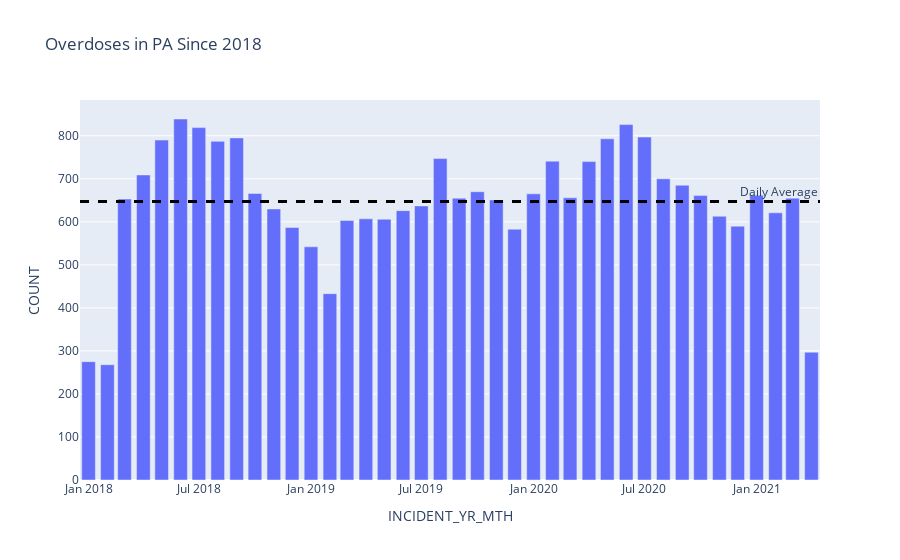

This figure's notebook cell:
### Code cell
#basic bar chart
fig = px.bar(df_year, x="INCIDENT_YR_MTH", y="COUNT", title='Overdoses in PA Since 2018')

#horizontal line
fig.add_hline(y=daily_avg, line_width=3, line_dash="dash", line_color="black",
              annotation_text="Daily Average", 
              annotation_position="top right")
fig.show()

### Figure 1 — Plotly figure (JSON) as saved in the notebook; plotly's stock layout.template omitted (floating-point values rounded to 4 significant figures)
{"data": [{"alignmentgroup": "True", "hovertemplate": "INCIDENT_YR_MTH=%{x}<br>COUNT=%{y}<extra></extra>", "legendgroup": "", "marker": {"color": "#636efa"}, "name": "", "offsetgroup": "", "orientation": "v", "showlegend": false, "textposition": "auto", "type": "bar", "x": ["2018-01", "2018-02", "2018-03", "2018-04", "2018-05", "2018-06", "2018-07", "2018-08", "2018-09", "2018-10", "2018-11", "2018-12", "2019-01", "2019-02", "2019-03", "2019-04", "2019-05", "2019-06", "2019-07", "2019-08", "2019-09", "2019-10", "2019-11", "2019-12", "2020-01", "2020-02", "2020-03", "2020-04", "2020-05", "2020-06", "2020-07", "2020-08", "2020-09", "2020-10", "2020-11", "2020-12", "2021-01", "2021-02", "2021-03", "2021-04"], "xaxis": "x", "y": [275, 268, 653, 709, 790, 839, 819, 787, 795, 666, 630, 587, 542, 433, 603, 607, 606, 626, 637, 747, 655, 670, 651, 583, 665, 741, 656, 740, 793, 826, 797, 700, 685, 661, 613, 590, 662, 621, 655, 297], "yaxis": "y"}], "layout": {"annotations": [{"showarrow": false, "text": "Daily Average", "x": 1, "xanchor": "right", "xref": "x domain", "y": 647, "yanchor": "bottom", "yref": "y"}], "barmode": "relative", "legend": {"tracegroupgap": 0}, "shapes": [{"line": {"color": "black", "dash": "dash", "width": 3}, "type": "line", "x0": 0, "x1": 1, "xref": "x domain", "y0": 647, "y1": 647, "yref": "y"}], "title": {"text": "Overdoses in PA Since 2018"}, "xaxis": {"anchor": "y", "domain": [0, 1], "title": {"text": "INCIDENT_YR_MTH"}}, "yaxis": {"anchor": "x", "domain": [0, 1], "title": {"text": "COUNT"}}}}
